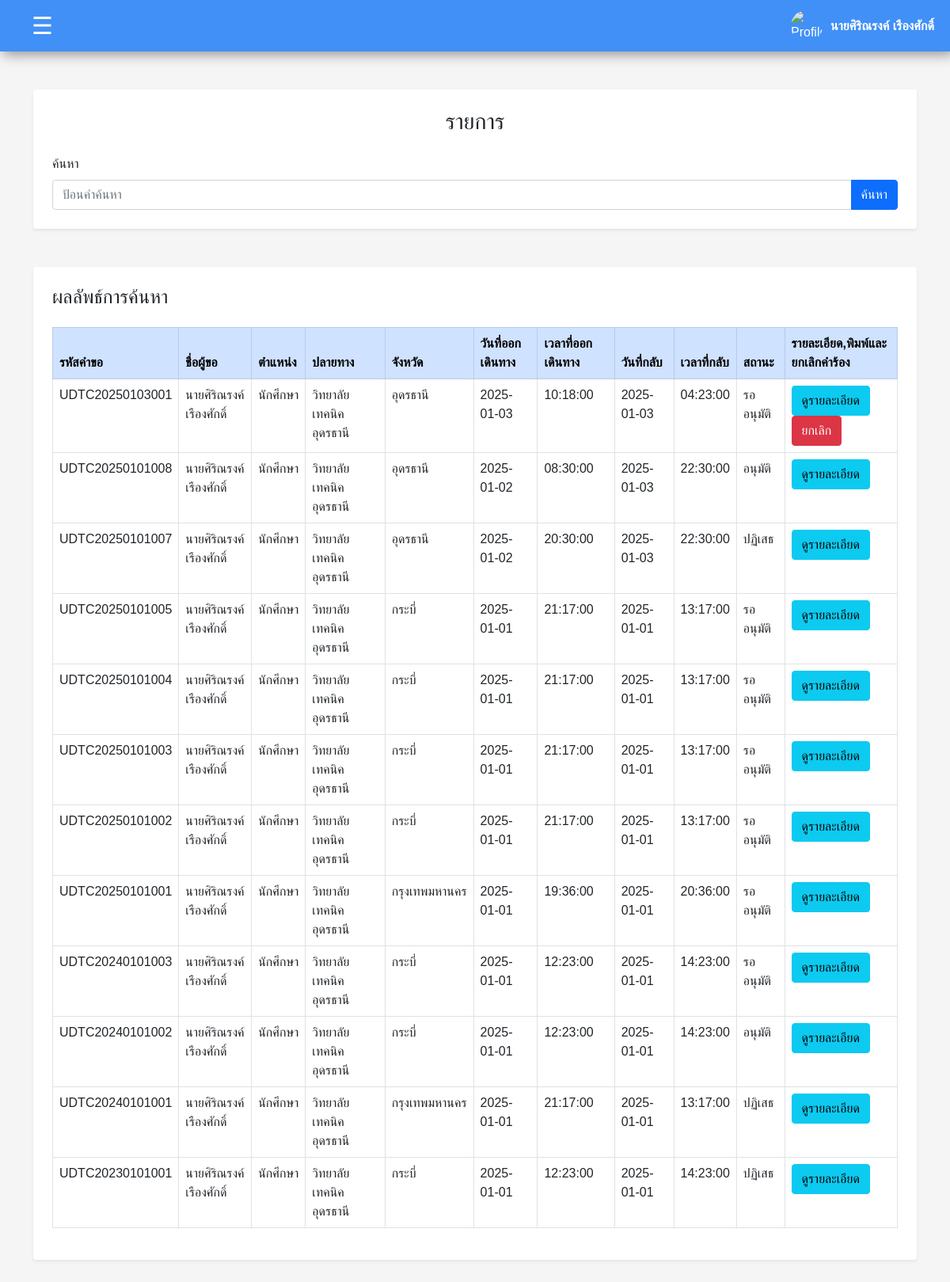
Page /user/status.php (signed in) on the committed database.
### tables this page shows
CREATE TABLE `requests` (
  `request_id` varchar(20) NOT NULL,
  `destination` varchar(255) DEFAULT NULL,
  `province` varchar(100) DEFAULT NULL,
  `travel_type` enum('ในจังหวัด','ต่างจังหวัด') DEFAULT NULL,
  `purpose` varchar(255) DEFAULT NULL,
  `departure_date` date DEFAULT NULL,
  `departure_time` time DEFAULT NULL,
  `return_date` date DEFAULT NULL,
  `return_time` time DEFAULT NULL,
  `passengers` int(11) DEFAULT NULL,
  `request_date` datetime DEFAULT NULL,
  `status` enum('รออนุมัติ','อนุมัติ','ปฏิเสธ','ยกเลิก') DEFAULT 'รออนุมัติ',
  `user_id` varchar(255) DEFAULT NULL
);

CREATE TABLE `users` (
  `user_id` varchar(11) NOT NULL,
  `fullname` varchar(255) NOT NULL,
  `password` varchar(255) NOT NULL,
  `position` varchar(255) NOT NULL,
  `department` varchar(255) NOT NULL,
  `role` enum('admin','user','') NOT NULL,
  `profile_picture` varchar(255) DEFAULT 'default_images_account.jpg',
  `signature` varchar(255) DEFAULT 'default_images_signature.png'
);

### user/status.php (the view, shortened to what this page needs)
<!DOCTYPE html>
<html lang="en">
<head>
    <link rel="stylesheet" href="../css/bootstrap.css">
</head>
<body>
<?php
 require('header.php');
$search_query = isset($_GET['status_search']) ? $_GET['status_search'] : '';
$user_id = $_SESSION['user_id'];
$sql = "SELECT requests.request_id,
                requests.user_id,
                users.fullname,
                users.position,
                requests.destination,
                requests.province,
                requests.departure_date,
                requests.departure_time,
                requests.return_date,
                requests.return_time,
                requests.status
        FROM requests
        JOIN users ON requests.user_id = users.user_id
        WHERE (requests.status = 'รออนุมัติ' OR requests.status = 'อนุมัติ' OR requests.status = 'ปฏิเสธ')
        AND (requests.request_id LIKE '%$search_query%'
        OR users.fullname LIKE '%$search_query%'
        OR users.position LIKE '%$search_query%'
        OR requests.destination LIKE '%$search_query%'
        OR requests.province LIKE '%$search_query%')
        ORDER BY requests.request_id DESC;";
$result = mysqli_query($connect, $sql);
?>
    <div class="container py-5">
        <div class="form-container shadow-sm p-4 rounded bg-white">
            <h3 class="text-center mb-4">รายการ</h3>
            <form id="searchForm" action="status.php" method="GET">
                <div class="row g-3 align-items-center">
                    <div class="col-12">
                        <label for="searchQuery" class="form-label">ค้นหา</label>
                        <div class="input-group">
                            <input type="text" class="form-control" id="searchQuery" name="status_search" placeholder="ป้อนคำค้นหา">
                            <button type="submit" class="btn btn-primary" id="searchBtn">ค้นหา</button>
                        </div>
                    </div>
                </div>
            </form>
        </div>
        <div class="table-container shadow-sm p-4 mt-5 rounded bg-white ">
            <h4 class="mb-4">ผลลัพธ์การค้นหา</h4>
            <table class="table table-bordered table-hover">
            <thead class="table-primary">
    <tr>
        <th>รหัสคำขอ</th>
        <th>ชื่อผู้ขอ</th>
        <th>ตำแหน่ง</th>
        <th>ปลายทาง</th>
        <th>จังหวัด</th>
        <th>วันที่ออกเดินทาง</th>
        <th>เวลาที่ออกเดินทาง</th>
        <th>วันที่กลับ</th>
        <th>เวลาที่กลับ</th>
        <th>สถานะ</th>
        <th>รายละเอียด,พิมพ์และยกเลิกคำร้อง</th>
    </tr>
</thead>
<tbody id="resultTable">
    <?php
    if (mysqli_num_rows($result) > 0) {
        while ($row = mysqli_fetch_assoc($result)) {
            echo "<tr>";
            echo "<td>" . $row['request_id'] . "</td>";
            echo "<td>" . $row['fullname'] . "</td>";
            echo "<td>" . $row['position'] . "</td>";
            echo "<td>" . $row['destination'] . "</td>";
            echo "<td>" . $row['province'] . "</td>";
            echo "<td>" . $row['departure_date'] . "</td>";
            echo "<td>" . $row['departure_time'] . "</td>";
            echo "<td>" . $row['return_date'] . "</td>";
            echo "<td>" . $row['return_time'] . "</td>";
            echo "<td>" . $row['status'] . "</td>";
            echo "<td>
                        <a href='request_details.php?request_id={$row['request_id']}' class='btn btn-info'>
                            ดูรายละเอียด
                        </a>";
            if ($user_id == $row['user_id']) {
                echo "<a href='' class='btn btn-danger' onclick='return confirmCancel(\"" . $row['request_id'] . "\")'>ยกเลิก</a></td>";
            } else {
                echo "</td>";
            }
            echo "</tr>";
        }
    } else {
        echo "<tr><td colspan='12' class='text-center'>ยังไม่มีข้อมูล</td></tr>";
    }
    ?>
</tbody>
            </table>
        </div>
    </div>
</body>
</html>

### user/header.php (shortened to what this page needs)
<?php
$profile_picture = $_SESSION['profile_picture'];
$image_path = "../user_image/" . $profile_picture;
?>
<!DOCTYPE html>
<html lang="en">
<head>
  <link rel="stylesheet" href="../css/bootstrap.css">
</head>
<body>
  <header class="header">
    <button class="toggle-btn" onclick="toggleSidebar()">☰</button>
    <div class="profile-login d-flex align-items-center">
      <div class="user-info">
        <img src="<?php echo $image_path; ?>" alt="Profile Picture" class="profile-pic">
        <span class="username" id="username"><?php echo $_SESSION['fullname'] ?></span>
      </div>
    </div>
  </header>
</body>
</html>

### user/status.php (style rules this page uses)
#searchQuery { position: relative; z-index: 1; }
.form-container, .table-container { width: 100%; max-width: 1300px; margin: 0 auto; padding: 2rem; box-shadow: 0 4px 8px rgba(0, 0, 0, 0.1); border-radius: 8px; }

### user/header.php (style rules this page uses)
body { font-family: Arial, sans-serif; margin: 0; padding: 0; background-color: #f5f5f5; }
.header { height: 65px; background-color: #4190f7; color: rgb(255, 255, 255); display: flex; justify-content: space-between; align-items: center; padding: 10px 20px; box-shadow: 4px 4px 15px rgba(0, 0, 0, 0.4); }
.toggle-btn { background-color: #4190f7; color: white; border: none; font-size: 30px; cursor: pointer; padding: 10px 20px; border-radius: 5px; transition: all 0.3s ease; }
.profile-pic { width: 40px; height: 40px; border-radius: 50%; margin-right: 10px; }
.user-info { display: flex; align-items: center; }
.username { font-size: 16px; font-weight: bold; }

### rows in the picture
requests: request_id "UDTC20250103001", user.fullname "นายศิริณรงค์ เรืองศักดิ์", user.position "นักศึกษา", destination "วิทยาลัยเทคนิคอุดรธานี", province "อุดรธานี", departure_date "2025-01-03", departure_time "10:18:00", return_date "2025-01-03", return_time "04:23:00", status "รออนุมัติ"
requests: request_id "UDTC20250101008", user.fullname "นายศิริณรงค์ เรืองศักดิ์", user.position "นักศึกษา", destination "วิทยาลัยเทคนิคอุดรธานี", province "อุดรธานี", departure_date "2025-01-02", departure_time "08:30:00", return_date "2025-01-03", return_time "22:30:00", status "อนุมัติ"
requests: request_id "UDTC20250101007", user.fullname "นายศิริณรงค์ เรืองศักดิ์", user.position "นักศึกษา", destination "วิทยาลัยเทคนิคอุดรธานี", province "อุดรธานี", departure_date "2025-01-02", departure_time "20:30:00", return_date "2025-01-03", return_time "22:30:00", status "ปฏิเสธ"
requests: request_id "UDTC20250101005", user.fullname "นายศิริณรงค์ เรืองศักดิ์", user.position "นักศึกษา", destination "วิทยาลัยเทคนิคอุดรธานี", province "กระบี่", departure_date "2025-01-01", departure_time "21:17:00", return_date "2025-01-01", return_time "13:17:00", status "รออนุมัติ"
requests: request_id "UDTC20250101004", user.fullname "นายศิริณรงค์ เรืองศักดิ์", user.position "นักศึกษา", destination "วิทยาลัยเทคนิคอุดรธานี", province "กระบี่", departure_date "2025-01-01", departure_time "21:17:00", return_date "2025-01-01", return_time "13:17:00", status "รออนุมัติ"
requests: request_id "UDTC20250101003", user.fullname "นายศิริณรงค์ เรืองศักดิ์", user.position "นักศึกษา", destination "วิทยาลัยเทคนิคอุดรธานี", province "กระบี่", departure_date "2025-01-01", departure_time "21:17:00", return_date "2025-01-01", return_time "13:17:00", status "รออนุมัติ"
requests: request_id "UDTC20250101002", user.fullname "นายศิริณรงค์ เรืองศักดิ์", user.position "นักศึกษา", destination "วิทยาลัยเทคนิคอุดรธานี", province "กระบี่", departure_date "2025-01-01", departure_time "21:17:00", return_date "2025-01-01", return_time "13:17:00", status "รออนุมัติ"
requests: request_id "UDTC20250101001", user.fullname "นายศิริณรงค์ เรืองศักดิ์", user.position "นักศึกษา", destination "วิทยาลัยเทคนิคอุดรธานี", province "กรุงเทพมหานคร", departure_date "2025-01-01", departure_time "19:36:00", return_date "2025-01-01", return_time "20:36:00", status "รออนุมัติ"
requests: request_id "UDTC20240101003", user.fullname "นายศิริณรงค์ เรืองศักดิ์", user.position "นักศึกษา", destination "วิทยาลัยเทคนิคอุดรธานี", province "กระบี่", departure_date "2025-01-01", departure_time "12:23:00", return_date "2025-01-01", return_time "14:23:00", status "รออนุมัติ"
requests: request_id "UDTC20240101002", user.fullname "นายศิริณรงค์ เรืองศักดิ์", user.position "นักศึกษา", destination "วิทยาลัยเทคนิคอุดรธานี", province "กระบี่", departure_date "2025-01-01", departure_time "12:23:00", return_date "2025-01-01", return_time "14:23:00", status "อนุมัติ"
requests: request_id "UDTC20240101001", user.fullname "นายศิริณรงค์ เรืองศักดิ์", user.position "นักศึกษา", destination "วิทยาลัยเทคนิคอุดรธานี", province "กรุงเทพมหานคร", departure_date "2025-01-01", departure_time "21:17:00", return_date "2025-01-01", return_time "13:17:00", status "ปฏิเสธ"
requests: request_id "UDTC20230101001", user.fullname "นายศิริณรงค์ เรืองศักดิ์", user.position "นักศึกษา", destination "วิทยาลัยเทคนิคอุดรธานี", province "กระบี่", departure_date "2025-01-01", departure_time "12:23:00", return_date "2025-01-01", return_time "14:23:00", status "ปฏิเสธ"

### other values in the picture
$_SESSION['fullname'] "นายศิริณรงค์ เรืองศักดิ์"
